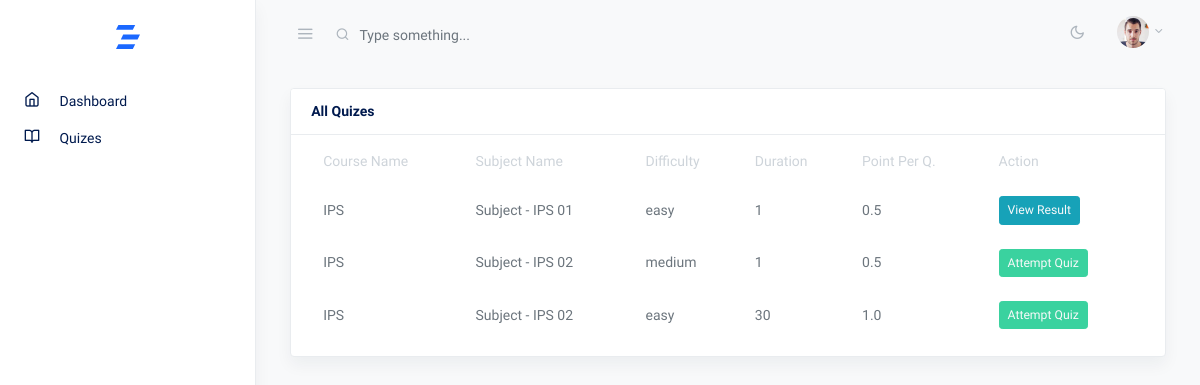
/quizes/ (signed in), run on the app's committed database.
### course/models.py (models this page shows, shortened)
class QuestionPattern(models.Model):
    TIER_CHOICES = [
        ('easy', 'Easy'),
        ('medium', 'Medium'),
        ('hard', 'Hard'),
    ]
    subject = models.ForeignKey(Subject, on_delete=models.CASCADE)
    tier = models.CharField(max_length=10, choices=TIER_CHOICES)
    exam_duration = models.PositiveIntegerField(default=30)
    points = models.FloatField(default=1.0, verbose_name="Points for each Question")
    random_serve = models.BooleanField(default=False)
    is_featured = models.BooleanField(default=False)
    total_questions_served = models.PositiveIntegerField(default=0, verbose_name="Total Questions Served")
    class Meta:
        verbose_name = "Question Pattern"
        verbose_name_plural = "  Question Patterns"

class Subject(models.Model):
    course = models.ForeignKey(Course, on_delete=models.CASCADE)
    name = models.CharField(max_length=100)
    is_active = models.BooleanField(default=True)
    class Meta:
        verbose_name = "Subject"
        verbose_name_plural = "   Subjects"

class Course(models.Model):
    name = models.CharField(max_length=100)
    slug = models.SlugField(unique=True)
    status = models.BooleanField(default=True)
    class Meta:
        verbose_name = "Course"
        verbose_name_plural = "    Courses"

### core/views.py (the view)
# urls.py: path('quizes/', views.quizes, name='quizes'),
@login_required
def quizes(request):
    user = request.user
    user_course = request.user.course
    quizzes = QuestionPattern.objects.filter(subject__course=user_course).select_related('subject__course').all()
    participation_status = {}
    attempt_ids = {}
    is_all_correct = {}
    for quiz in quizzes:
        attempt = UserAttempt.objects.filter(user=user, question=quiz).first()
        if attempt:
            participation_status[quiz.id] = True
            attempt_ids[quiz.id] = attempt.id
            is_all_correct[quiz.id] = attempt.is_correct
        else:
            participation_status[quiz.id] = False
    return render(request, 'user/quizes.html', {
        'quizzes': quizzes, 'participation_status': participation_status,
        'attempt_ids': attempt_ids,
        'is_all_correct': is_all_correct
        }
    )

### core/custom_filters.py (called while the page is built)
@register.filter(name='get_value')
def get_value(dictionary, key):
    return dictionary.get(key, False)

@register.filter
def get_item(dictionary, key):
    return dictionary.get(key)

### templates/user/quizes.html (shortened to what this page needs)
{% extends 'user/assets/base.html' %}
{% load custom_filters %}
{% block content %}
<div class="container-fluid">
    <div class="row justify-content-center">
      <div class="col-12">
        <div class="row">
            <div class="col-md-12">
              <div class="card shadow eq-card">
                <div class="card-header">
                  <strong class="card-title">All Quizes</strong>
                </div>
                <div class="card-body">
                  <table class="table table-hover table-borderless table-striped mt-n3 mb-n1">
                    <thead>
                      <tr>
                        <th>Course Name</th>
                        <th>Subject Name</th>
                        <th>Difficulty</th>
                        <th>Duration</th>
                        <th>Point Per Q.</th>
                        <th>Action</th>
                      </tr>
                    </thead>
                    <tbody>
                        {% for quiz in quizzes %}
                        <tr>
                            <td>{{ quiz.subject.course.name }}</td>
                            <td>{{ quiz.subject.name }}</td>
                            <td>{{ quiz.tier }}</td>
                            <td>{{ quiz.exam_duration }}</td>
                            <td>{{ quiz.points }}</td>
                            <td>
                              {% if participation_status|get_value:quiz.id %}
                                {% if not is_all_correct|get_value:quiz.id %}
                                  <button class="btn btn-success btn-sm text-light" type="button" data-toggle="modal" data-target="#verticalModal_{{forloop.counter}}">Attempt Quiz</button>
                                  <a href="{% url 'core:attempt_answer' user_attempt_id=attempt_ids|get_item:quiz.id %}">
                                    <button class="btn btn-info btn-sm text-light" type="button">View Result</button>
                                  </a>
                                  <div class="modal fade" id="verticalModal_{{forloop.counter}}" tabindex="-1" role="dialog" aria-labelledby="verticalModalTitle" aria-hidden="true">
                                    <div class="modal-dialog modal-dialog-centered" role="document">
                                        <div class="modal-content">
                                            <div class="modal-header">
                                            <h5 class="modal-title" id="verticalModalTitle">Quiz Details</h5>
                                            <button type="button" class="close" data-dismiss="modal" aria-label="Close">
                                                <span aria-hidden="true">&times;</span>
                                            </button>
                                            </div>
                                            <div class="modal-body">
                                                <p class="font-weight-bold ">Course Name: {{quiz.subject.course.name}}</p>
                                                <p class="font-weight-bold">Subject Name: {{quiz.subject.name}}</p>
                                                <p class="font-weight-bold">Difficulty: {{quiz.tier|upper}}</p>
                                                <p class="font-weight-bold">Point For Each Question: {{quiz.points}}</p>
                                                <p class="font-weight-bold">Duration: {{quiz.exam_duration}}</p>
                                            </div>
                                            <div class="modal-footer">
                                            <form action="{% url 'core:quiz' %}" method="post">
                                                {% csrf_token %}
                                                <input type="hidden" name="quiz" value="{{quiz.id}}">
                                                <button type="button" class="btn mb-2 btn-secondary" data-dismiss="modal">Close</button>
                                                <button type="submit" class="btn mb-2 btn-success text-light">Confirm Attempt</button>
                                            </form>
                                            </div>
                                        </div>
                                    </div>
                                </div>
                                {% else %}
                                  {% if attempt_ids|get_item:quiz.id %}
                                      <a href="{% url 'core:attempt_answer' user_attempt_id=attempt_ids|get_item:quiz.id %}">
                                          <button class="btn btn-info btn-sm text-light" type="button">View Result</button>
                                      </a>
                                  {% endif %}
                                {% endif %}
                              {% else %}
                                <button class="btn btn-success btn-sm text-light" type="button" data-toggle="modal" data-target="#verticalModal_{{forloop.counter}}">Attempt Quiz</button>
                              {% endif %}
                            </td>
                        </tr>
                        {% endfor %}
                    </tbody>
                  </table>
                </div>
              </div>
            </div>
          </div>
      </div>
    </div>
  </div>
{% endblock %}

### data on the page
QuestionPattern: subject.course.name "IPS", subject.name "Subject - IPS 01", tier "easy", exam_duration "1", points "0.5", shows "View Result"
QuestionPattern: subject.course.name "IPS", subject.name "Subject - IPS 02", tier "medium", exam_duration "1", points "0.5"
QuestionPattern: subject.course.name "IPS", subject.name "Subject - IPS 02", tier "easy", exam_duration "30", points "1.0"
